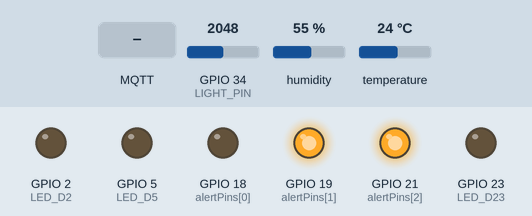
This sketch was run on a simulated ESP32. Shown: output pins drawn as LEDs (lit = HIGH). Dashed ring = blinking. The test bench sets the inputs (shaded band); at power-on: GPIO 34 (LIGHT_PIN) = 2048, humidity 55 %, temperature 24 °C. WiFi joins after 1.5 s; servers stay silent unless stated; the local clock reads 2024-03-15 10:24:30 at power-on unless the sketch sets it; random numbers use the default seed unless the sketch sets one; no MQTT or app messages arrive unless stated; what the sketch prints to the serial monitor is not drawn.

Above: at 2.7 s.
2.8 s: MQTT message "ON" arrives on the first subscribed topic
At 6.24 s:
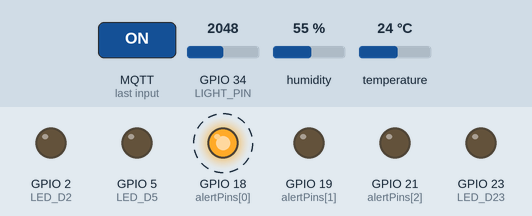
9.2 s: MQTT message "1" arrives on the first subscribed topic
At 20.3 s:
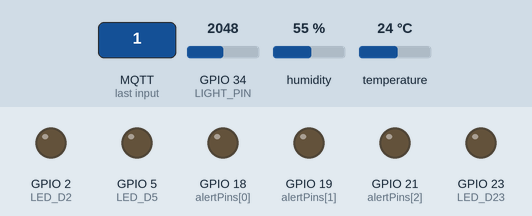
Timing chart, 0 to 31.2 s (numbered marks = the images above; inputs shaded):
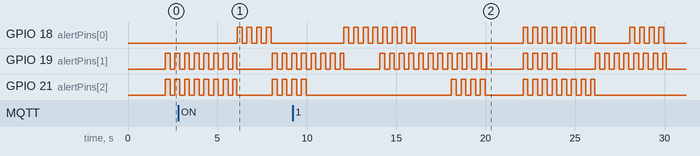

The sketch:

default.ino
```cpp
#include <WiFi.h>
#include <PubSubClient.h>
#include <ArduinoJson.h>
#include <DHT.h>
#include <time.h>

// =========================
// LED THIẾT BỊ
// =========================

#define LED_D2 2
#define LED_D5 5
#define LED_D23 23

// =========================
// CẢM BIẾN
// =========================

#define DHTPIN 22
#define DHTTYPE DHT11
#define LIGHT_PIN 34

DHT dht(DHTPIN, DHTTYPE);

// =========================
// WIFI
// =========================

const char* WIFI_SSID = "Phong302";
const char* WIFI_PASSWORD = "03112005";

// =========================
// MQTT
// =========================

const char* MQTT_HOST = "192.168.68.100";
const int MQTT_PORT = 2711;

const char* MQTT_USERNAME = "PhungVanDuong";
const char* MQTT_PASSWORD = "B23DCCN226";

const char* MQTT_TOPIC_CONTROL = "device/+/command";
const char* MQTT_TOPIC_STATUS = "device/status";
const char* MQTT_TOPIC_SENSOR = "sensors/data";
const char* MQTT_TOPIC_ALERT = "alerts/history";

WiFiClient espClient;
PubSubClient mqttClient(espClient);

// =========================
// CHU KỲ ĐỌC CẢM BIẾN
// =========================

unsigned long lastSensorRead = 0;
const unsigned long SENSOR_INTERVAL = 2000;

// =========================
// LED CẢNH BÁO
// Chỉ số: N2 = 0, CO2 = 1, CH4 = 2
// =========================

const uint8_t alertPins[3] = {18, 19, 21};

bool blinking[3] = {false, false, false};
bool levels[3] = {false, false, false};

unsigned long blinkTimes[3] = {0, 0, 0};

// Thời gian bắt đầu từng đợt
time_t alertStartTimes[3] = {0, 0, 0};

// Giá trị lớn nhất đo được trong từng đợt
float peakValues[3] = {0, 0, 0};

// Ngưỡng cảnh báo
const float alertN2 = 50.0;
const int alertCO2 = 700;
const int alertCH4 = 450;

// =========================
// NHẤP NHÁY LED
// =========================

void tickAlerts() {
  unsigned long now = millis();

  for (int i = 0; i < 3; i++) {
    if (blinking[i] && now - blinkTimes[i] >= 270) {
      blinkTimes[i] = now;
      levels[i] = !levels[i];
      digitalWrite(alertPins[i], levels[i]);
    }
  }
}

// =========================
// KẾT NỐI WIFI
// =========================

void setupWiFi() {
  Serial.print("Connecting WiFi");

  WiFi.begin(WIFI_SSID, WIFI_PASSWORD);

  while (WiFi.status() != WL_CONNECTED) {
    delay(500);
    Serial.print(".");
  }

  Serial.println();
  Serial.println("WiFi connected!");

  Serial.print("ESP32 IP: ");
  Serial.println(WiFi.localIP());
}

// =========================
// GỬI TRẠNG THÁI THIẾT BỊ
// =========================

void sendStatus(
  int deviceIds[],
  const char* states[],
  const char* statuses[],
  int count,
  int actionId
) {
  JsonDocument doc;

  doc["action_id"] = actionId;

  JsonArray devices = doc["devicesState"].to<JsonArray>();

  for (int i = 0; i < count; i++) {
    JsonObject device = devices.add<JsonObject>();

    device["device_id"] = deviceIds[i];
    device["state"] = states[i];
    device["status"] = statuses[i];
  }

  char buffer[500];
  serializeJson(doc, buffer, sizeof(buffer));

  bool sent = mqttClient.publish(MQTT_TOPIC_STATUS, buffer);

  Serial.print(sent ? "Status sent: " : "Status publish failed: ");
  Serial.println(buffer);
}

// =========================
// ĐỌC VÀ GỬI CẢM BIẾN
// =========================

void sendSensorData() {
  float temperature = dht.readTemperature();
  float humidity = dht.readHumidity();

  int lightValue = analogRead(LIGHT_PIN);

  if (isnan(temperature) || isnan(humidity)) {
    Serial.println("DHT11 read error!");
    return;
  }

  float gasN2 = random(10, 1001) / 10.0f;
  int gasCO2 = random(1, 1401);
  int gasCH4 = random(1, 901);

  JsonDocument doc;
  JsonArray sensors = doc["sensorsData"].to<JsonArray>();

  // =========================
  // DHT11
  // =========================

  JsonObject dhtSensor = sensors.add<JsonObject>();
  dhtSensor["sensor_id"] = 1;
  dhtSensor["temperature"] = temperature;
  dhtSensor["humidity"] = humidity;

  // =========================
  // ÁNH SÁNG
  // =========================

  JsonObject lightSensor = sensors.add<JsonObject>();
  lightSensor["sensor_id"] = 2;
  lightSensor["light"] = lightValue;

  // =========================
  // N2 ẢO
  // =========================

  JsonObject n2Sensor = sensors.add<JsonObject>();
  n2Sensor["sensor_id"] = 3;

  if (gasN2 >= alertN2) {
    if (!blinking[0]) {
      // Bắt đầu đợt mới
      alertStartTimes[0] = time(nullptr);
      peakValues[0] = gasN2;
    }

    // Cập nhật peak trong đợt
    if (gasN2 > peakValues[0]) {
      peakValues[0] = gasN2;
    }

    blinking[0] = true;
  } else {
    if (blinking[0]) {
      // Kết thúc đợt
      time_t endedAt = time(nullptr);

      JsonDocument alertDoc;
      alertDoc["alert_device_id"] = 1;
      alertDoc["threshold_value"] = alertN2;
      alertDoc["peak_value"] = peakValues[0];
      alertDoc["started_at"] = (long long)alertStartTimes[0];
      alertDoc["ended_at"] = (long long)endedAt;

      char alertBuffer[256];
      serializeJson(alertDoc, alertBuffer, sizeof(alertBuffer));

      bool sent = mqttClient.publish(MQTT_TOPIC_ALERT, alertBuffer);

      Serial.print(sent ? "N2 alert sent: " : "N2 alert publish failed: ");
      Serial.println(alertBuffer);
    }

    blinking[0] = false;
    levels[0] = false;
    digitalWrite(alertPins[0], LOW);
  }

  n2Sensor["n2"] = gasN2;

  // =========================
  // CO2 ẢO
  // =========================

  JsonObject co2Sensor = sensors.add<JsonObject>();
  co2Sensor["sensor_id"] = 4;

  if (gasCO2 >= alertCO2) {
    if (!blinking[1]) {
      // Bắt đầu đợt mới
      alertStartTimes[1] = time(nullptr);
      peakValues[1] = gasCO2;
    }

    // Cập nhật peak trong đợt
    if (gasCO2 > peakValues[1]) {
      peakValues[1] = gasCO2;
    }

    blinking[1] = true;
  } else {
    if (blinking[1]) {
      // Kết thúc đợt
      time_t endedAt = time(nullptr);

      JsonDocument alertDoc;
      alertDoc["alert_device_id"] = 2;
      alertDoc["threshold_value"] = alertCO2;
      alertDoc["peak_value"] = peakValues[1];
      alertDoc["started_at"] = (long long)alertStartTimes[1];
      alertDoc["ended_at"] = (long long)endedAt;

      char alertBuffer[256];
      serializeJson(alertDoc, alertBuffer, sizeof(alertBuffer));

      bool sent = mqttClient.publish(MQTT_TOPIC_ALERT, alertBuffer);

      Serial.print(sent ? "CO2 alert sent: " : "CO2 alert publish failed: ");
      Serial.println(alertBuffer);
    }

    blinking[1] = false;
    levels[1] = false;
    digitalWrite(alertPins[1], LOW);
  }

  co2Sensor["co2"] = gasCO2;

  // =========================
  // CH4 ẢO
  // =========================

  JsonObject ch4Sensor = sensors.add<JsonObject>();
  ch4Sensor["sensor_id"] = 5;

  if (gasCH4 >= alertCH4) {
    if (!blinking[2]) {
      // Bắt đầu đợt mới
      alertStartTimes[2] = time(nullptr);
      peakValues[2] = gasCH4;
    }

    // Cập nhật peak trong đợt
    if (gasCH4 > peakValues[2]) {
      peakValues[2] = gasCH4;
    }

    blinking[2] = true;
  } else {
    if (blinking[2]) {
      // Kết thúc đợt
      time_t endedAt = time(nullptr);

      JsonDocument alertDoc;
      alertDoc["alert_device_id"] = 3;
      alertDoc["threshold_value"] = alertCH4;
      alertDoc["peak_value"] = peakValues[2];
      alertDoc["started_at"] = (long long)alertStartTimes[2];
      alertDoc["ended_at"] = (long long)endedAt;

      char alertBuffer[256];
      serializeJson(alertDoc, alertBuffer, sizeof(alertBuffer));

      bool sent = mqttClient.publish(MQTT_TOPIC_ALERT, alertBuffer);

      Serial.print(sent ? "CH4 alert sent: " : "CH4 alert publish failed: ");
      Serial.println(alertBuffer);
    }

    blinking[2] = false;
    levels[2] = false;
    digitalWrite(alertPins[2], LOW);
  }

  ch4Sensor["ch4"] = gasCH4;

  // =========================
  // GỬI DỮ LIỆU CẢM BIẾN
  // =========================

  char buffer[700];
  serializeJson(doc, buffer, sizeof(buffer));

  bool sent = mqttClient.publish(MQTT_TOPIC_SENSOR, buffer);

  Serial.print(sent ? "Sensor data sent: " : "Sensor publish failed: ");
  Serial.println(buffer);
}

// =========================
// ĐIỀU KHIỂN MỘT THIẾT BỊ
// =========================

void controlDevice(
  uint8_t pin,
  int deviceId,
  const String& action,
  int actionId
) {
  if (action != "ON" && action != "OFF") {
    return;
  }

  int target = action == "ON" ? HIGH : LOW;

  digitalWrite(pin, target);

  int deviceIds[] = {deviceId};

  const char* states[] = {
    action.c_str()
  };

  const char* statuses[] = {
    digitalRead(pin) == target ? "SUCCESS" : "FAILED"
  };

  sendStatus(deviceIds, states, statuses, 1, actionId);
}

// =========================
// ĐIỀU KHIỂN TẤT CẢ THIẾT BỊ
// =========================

void controlAllDevices(const String& action, int actionId) {
  if (action != "ON" && action != "OFF") {
    return;
  }

  int target = action == "ON" ? HIGH : LOW;

  digitalWrite(LED_D2, target);
  digitalWrite(LED_D5, target);
  digitalWrite(LED_D23, target);

  int deviceIds[] = {1, 2, 3};

  const char* states[] = {
    action.c_str(),
    action.c_str(),
    action.c_str()
  };

  const char* statuses[] = {
    digitalRead(LED_D2) == target ? "SUCCESS" : "FAILED",
    digitalRead(LED_D5) == target ? "SUCCESS" : "FAILED",
    digitalRead(LED_D23) == target ? "SUCCESS" : "FAILED"
  };

  sendStatus(deviceIds, states, statuses, 3, actionId);
}

// =========================
// NHẬN LỆNH MQTT
// =========================

void callback(char* topic, byte* payload, unsigned int length) {
  String incoming(topic);

  Serial.print("Received topic: ");
  Serial.println(topic);

  JsonDocument doc;

  DeserializationError error =
    deserializeJson(doc, payload, length);

  if (error) {
    Serial.println("JSON ERROR!");
    return;
  }

  if (!doc["action_id"].is<int>()) {
    Serial.println("Missing or invalid action_id!");
    return;
  }

  int actionId = doc["action_id"].as<int>();
  String action = doc["action"] | "";

  if (action != "ON" && action != "OFF") {
    Serial.println("Invalid action!");
    return;
  }

  Serial.print("Action ID: ");
  Serial.println(actionId);

  Serial.print("Action: ");
  Serial.println(action);

  if (incoming == "device/1/command") {
    controlDevice(LED_D2, 1, action, actionId);
  } else if (incoming == "device/2/command") {
    controlDevice(LED_D5, 2, action, actionId);
  } else if (incoming == "device/3/command") {
    controlDevice(LED_D23, 3, action, actionId);
  } else if (incoming == "device/all/command") {
    controlAllDevices(action, actionId);
  } else if (incoming == "device/random/command") {
    int deviceId = random(1, 4);
    uint8_t pin;

    if (deviceId == 1) {
      pin = LED_D2;
    } else if (deviceId == 2) {
      pin = LED_D5;
    } else {
      pin = LED_D23;
    }

    controlDevice(pin, deviceId, action, actionId);
  }
}

// =========================
// KẾT NỐI LẠI MQTT
// =========================

void reconnectMQTT() {
  static unsigned long lastAttempt = 0;

  if (millis() - lastAttempt < 2000) {
    return;
  }

  lastAttempt = millis();

  if (!mqttClient.connected()) {
    Serial.print("Connecting MQTT...");

    String clientId = "ESP32-";
    clientId += String(random(0xffff), HEX);

    if (
      mqttClient.connect(
        clientId.c_str(),
        MQTT_USERNAME,
        MQTT_PASSWORD
      )
    ) {
      Serial.println("MQTT connected!");

      mqttClient.subscribe(MQTT_TOPIC_CONTROL);

      Serial.println("Subscribed to control topic");
    } else {
      Serial.print("MQTT failed, rc=");
      Serial.println(mqttClient.state());
    }
  }
}

// =========================
// SETUP
// =========================

void setup() {
  Serial.begin(115200);

  randomSeed(micros());

  pinMode(LED_D2, OUTPUT);
  pinMode(LED_D5, OUTPUT);
  pinMode(LED_D23, OUTPUT);

  digitalWrite(LED_D2, LOW);
  digitalWrite(LED_D5, LOW);
  digitalWrite(LED_D23, LOW);

  for (int i = 0; i < 3; i++) {
    pinMode(alertPins[i], OUTPUT);
    digitalWrite(alertPins[i], LOW);
  }

  dht.begin();
  pinMode(LIGHT_PIN, INPUT);

  setupWiFi();

  // Đồng bộ thời gian UTC
  configTime(0, 0, "pool.ntp.org", "time.nist.gov");

  struct tm timeInfo;
  while (!getLocalTime(&timeInfo)) {
    Serial.println("Dang dong bo thoi gian...");
  }

  mqttClient.setServer(MQTT_HOST, MQTT_PORT);
  mqttClient.setBufferSize(1024);
  mqttClient.setSocketTimeout(1);

  espClient.setConnectionTimeout(1000);

  mqttClient.setCallback(callback);
}

// =========================
// LOOP
// =========================

void loop() {
  tickAlerts();

  if (WiFi.status() != WL_CONNECTED) {
    static unsigned long retry = 0;

    if (millis() - retry >= 10000) {
      retry = millis();
      WiFi.reconnect();
    }
  } else {
    if (!mqttClient.connected()) {
      reconnectMQTT();
    }

    mqttClient.loop();
  }

  // Vẫn đọc và kiểm tra ngưỡng khi mất Wi-Fi.
  // Bản tin gửi thất bại không được gửi lại.
  if (millis() - lastSensorRead >= SENSOR_INTERVAL) {
    lastSensorRead = millis();
    sendSensorData();
  }
}
```
